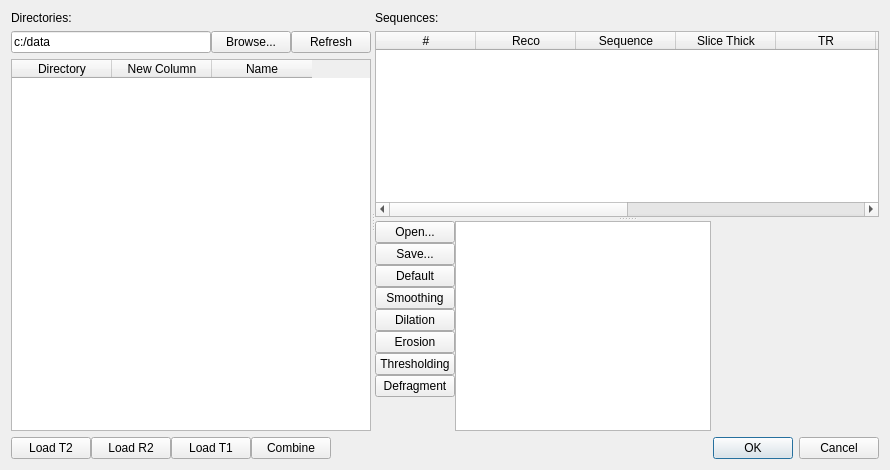
<?xml version="1.0" encoding="UTF-8"?>
<ui version="4.0">
 <class>FileBrowser</class>
 <widget class="QDialog" name="FileBrowser">
  <property name="windowModality">
   <enum>Qt::ApplicationModal</enum>
  </property>
  <property name="geometry">
   <rect>
    <x>0</x>
    <y>0</y>
    <width>890</width>
    <height>470</height>
   </rect>
  </property>
  <property name="contextMenuPolicy">
   <enum>Qt::DefaultContextMenu</enum>
  </property>
  <property name="windowTitle">
   <string>Browse Files</string>
  </property>
  <property name="modal">
   <bool>true</bool>
  </property>
  <layout class="QVBoxLayout" name="verticalLayout_2">
   <item>
    <widget class="QWidget" name="widget" native="true">
     <layout class="QHBoxLayout" name="horizontalLayout">
      <property name="spacing">
       <number>0</number>
      </property>
      <property name="margin">
       <number>0</number>
      </property>
      <item>
       <widget class="QSplitter" name="splitter">
        <property name="orientation">
         <enum>Qt::Horizontal</enum>
        </property>
        <widget class="QWidget" name="">
         <layout class="QVBoxLayout" name="verticalLayout">
          <property name="sizeConstraint">
           <enum>QLayout::SetNoConstraint</enum>
          </property>
          <item>
           <widget class="QLabel" name="label_2">
            <property name="sizePolicy">
             <sizepolicy hsizetype="MinimumExpanding" vsizetype="Preferred">
              <horstretch>0</horstretch>
              <verstretch>0</verstretch>
             </sizepolicy>
            </property>
            <property name="maximumSize">
             <size>
              <width>150</width>
              <height>16777215</height>
             </size>
            </property>
            <property name="text">
             <string>Directories:</string>
            </property>
           </widget>
          </item>
          <item>
           <layout class="QHBoxLayout" name="horizontalLayout_2">
            <property name="spacing">
             <number>0</number>
            </property>
            <item>
             <widget class="QLineEdit" name="WorkDir">
              <property name="sizePolicy">
               <sizepolicy hsizetype="Expanding" vsizetype="Fixed">
                <horstretch>0</horstretch>
                <verstretch>0</verstretch>
               </sizepolicy>
              </property>
              <property name="text">
               <string>c:/data</string>
              </property>
             </widget>
            </item>
            <item>
             <widget class="QPushButton" name="changeWorkDir">
              <property name="sizePolicy">
               <sizepolicy hsizetype="Fixed" vsizetype="Fixed">
                <horstretch>0</horstretch>
                <verstretch>0</verstretch>
               </sizepolicy>
              </property>
              <property name="text">
               <string>Browse...</string>
              </property>
             </widget>
            </item>
            <item>
             <widget class="QPushButton" name="refresh_list">
              <property name="text">
               <string>Refresh</string>
              </property>
             </widget>
            </item>
           </layout>
          </item>
          <item>
           <widget class="QTableWidget" name="subject_list">
            <property name="alternatingRowColors">
             <bool>true</bool>
            </property>
            <property name="selectionMode">
             <enum>QAbstractItemView::SingleSelection</enum>
            </property>
            <property name="selectionBehavior">
             <enum>QAbstractItemView::SelectRows</enum>
            </property>
            <property name="sortingEnabled">
             <bool>true</bool>
            </property>
            <column>
             <property name="text">
              <string>Directory</string>
             </property>
            </column>
            <column>
             <property name="text">
              <string>New Column</string>
             </property>
            </column>
            <column>
             <property name="text">
              <string>Name</string>
             </property>
            </column>
           </widget>
          </item>
         </layout>
        </widget>
        <widget class="QWidget" name="widget_2" native="true">
         <layout class="QVBoxLayout" name="verticalLayout_5">
          <property name="spacing">
           <number>0</number>
          </property>
          <property name="margin">
           <number>0</number>
          </property>
          <item>
           <widget class="QSplitter" name="splitter_2">
            <property name="orientation">
             <enum>Qt::Vertical</enum>
            </property>
            <widget class="QWidget" name="">
             <layout class="QVBoxLayout" name="verticalLayout_3">
              <property name="sizeConstraint">
               <enum>QLayout::SetNoConstraint</enum>
              </property>
              <item>
               <widget class="QLabel" name="label_3">
                <property name="text">
                 <string>Sequences:</string>
                </property>
               </widget>
              </item>
              <item>
               <widget class="QTableWidget" name="tableWidget">
                <property name="sizePolicy">
                 <sizepolicy hsizetype="Expanding" vsizetype="Expanding">
                  <horstretch>0</horstretch>
                  <verstretch>0</verstretch>
                 </sizepolicy>
                </property>
                <property name="editTriggers">
                 <set>QAbstractItemView::NoEditTriggers</set>
                </property>
                <property name="alternatingRowColors">
                 <bool>true</bool>
                </property>
                <property name="selectionMode">
                 <enum>QAbstractItemView::ExtendedSelection</enum>
                </property>
                <property name="selectionBehavior">
                 <enum>QAbstractItemView::SelectRows</enum>
                </property>
                <property name="gridStyle">
                 <enum>Qt::SolidLine</enum>
                </property>
                <attribute name="verticalHeaderVisible">
                 <bool>false</bool>
                </attribute>
                <column>
                 <property name="text">
                  <string>#</string>
                 </property>
                </column>
                <column>
                 <property name="text">
                  <string>Reco</string>
                 </property>
                </column>
                <column>
                 <property name="text">
                  <string>Sequence</string>
                 </property>
                </column>
                <column>
                 <property name="text">
                  <string>Slice Thick</string>
                 </property>
                </column>
                <column>
                 <property name="text">
                  <string>TR</string>
                 </property>
                </column>
                <column>
                 <property name="text">
                  <string>TE</string>
                 </property>
                </column>
                <column>
                 <property name="text">
                  <string>FA</string>
                 </property>
                </column>
                <column>
                 <property name="text">
                  <string>Size</string>
                 </property>
                </column>
                <column>
                 <property name="text">
                  <string>FOV</string>
                 </property>
                </column>
                <column>
                 <property name="text">
                  <string>Spatial Resolution</string>
                 </property>
                </column>
               </widget>
              </item>
             </layout>
            </widget>
            <widget class="QWidget" name="verticalLayoutWidget">
             <layout class="QHBoxLayout" name="horizontalLayout_6">
              <property name="spacing">
               <number>0</number>
              </property>
              <item>
               <layout class="QVBoxLayout" name="verticalLayout_4">
                <property name="spacing">
                 <number>0</number>
                </property>
                <item>
                 <widget class="QPushButton" name="openmask">
                  <property name="text">
                   <string>Open...</string>
                  </property>
                 </widget>
                </item>
                <item>
                 <widget class="QPushButton" name="savemask">
                  <property name="text">
                   <string>Save...</string>
                  </property>
                 </widget>
                </item>
                <item>
                 <widget class="QPushButton" name="DefaultSegmentation">
                  <property name="text">
                   <string>Default</string>
                  </property>
                 </widget>
                </item>
                <item>
                 <widget class="QPushButton" name="smoothing">
                  <property name="text">
                   <string>Smoothing</string>
                  </property>
                 </widget>
                </item>
                <item>
                 <widget class="QPushButton" name="dilation">
                  <property name="text">
                   <string>Dilation</string>
                  </property>
                 </widget>
                </item>
                <item>
                 <widget class="QPushButton" name="erosion">
                  <property name="text">
                   <string>Erosion</string>
                  </property>
                 </widget>
                </item>
                <item>
                 <widget class="QPushButton" name="threshold">
                  <property name="text">
                   <string>Thresholding</string>
                  </property>
                 </widget>
                </item>
                <item>
                 <widget class="QPushButton" name="defragment">
                  <property name="text">
                   <string>Defragment</string>
                  </property>
                 </widget>
                </item>
                <item>
                 <spacer name="verticalSpacer">
                  <property name="orientation">
                   <enum>Qt::Vertical</enum>
                  </property>
                  <property name="sizeHint" stdset="0">
                   <size>
                    <width>20</width>
                    <height>40</height>
                   </size>
                  </property>
                 </spacer>
                </item>
               </layout>
              </item>
              <item>
               <widget class="QGraphicsView" name="graphicsView">
                <property name="sizePolicy">
                 <sizepolicy hsizetype="Minimum" vsizetype="Minimum">
                  <horstretch>0</horstretch>
                  <verstretch>0</verstretch>
                 </sizepolicy>
                </property>
                <property name="maximumSize">
                 <size>
                  <width>16777215</width>
                  <height>16777215</height>
                 </size>
                </property>
               </widget>
              </item>
              <item>
               <spacer name="horizontalSpacer">
                <property name="orientation">
                 <enum>Qt::Horizontal</enum>
                </property>
                <property name="sizeHint" stdset="0">
                 <size>
                  <width>40</width>
                  <height>20</height>
                 </size>
                </property>
               </spacer>
              </item>
             </layout>
            </widget>
           </widget>
          </item>
         </layout>
         <zorder></zorder>
         <zorder></zorder>
         <zorder>verticalLayoutWidget</zorder>
         <zorder>splitter_2</zorder>
        </widget>
       </widget>
      </item>
     </layout>
    </widget>
   </item>
   <item>
    <layout class="QHBoxLayout" name="horizontalLayout_3">
     <property name="spacing">
      <number>0</number>
     </property>
     <item>
      <widget class="QPushButton" name="loadT2">
       <property name="text">
        <string>Load T2</string>
       </property>
      </widget>
     </item>
     <item>
      <widget class="QPushButton" name="loadR2">
       <property name="text">
        <string>Load R2</string>
       </property>
      </widget>
     </item>
     <item>
      <widget class="QPushButton" name="loadT1">
       <property name="text">
        <string>Load T1</string>
       </property>
      </widget>
     </item>
     <item>
      <widget class="QPushButton" name="Combine">
       <property name="text">
        <string>Combine</string>
       </property>
      </widget>
     </item>
     <item>
      <widget class="QDialogButtonBox" name="buttonBox">
       <property name="enabled">
        <bool>true</bool>
       </property>
       <property name="orientation">
        <enum>Qt::Horizontal</enum>
       </property>
       <property name="standardButtons">
        <set>QDialogButtonBox::Cancel|QDialogButtonBox::Ok</set>
       </property>
      </widget>
     </item>
    </layout>
   </item>
  </layout>
 </widget>
 <resources/>
 <connections>
  <connection>
   <sender>buttonBox</sender>
   <signal>accepted()</signal>
   <receiver>FileBrowser</receiver>
   <slot>accept()</slot>
   <hints>
    <hint type="sourcelabel">
     <x>248</x>
     <y>254</y>
    </hint>
    <hint type="destinationlabel">
     <x>157</x>
     <y>274</y>
    </hint>
   </hints>
  </connection>
  <connection>
   <sender>buttonBox</sender>
   <signal>rejected()</signal>
   <receiver>FileBrowser</receiver>
   <slot>reject()</slot>
   <hints>
    <hint type="sourcelabel">
     <x>316</x>
     <y>260</y>
    </hint>
    <hint type="destinationlabel">
     <x>286</x>
     <y>274</y>
    </hint>
   </hints>
  </connection>
 </connections>
</ui>
